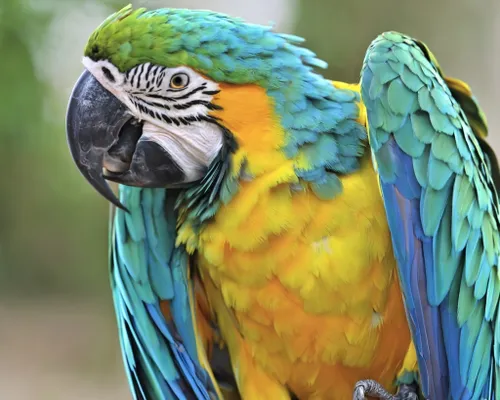
#> input picture Lab5/images/Parrot.jpg, 500 x 400 px
$ jupyter execute Lab5.ipynb   (older library calls are emulated)
#> lines starting #> are read from the running program, lines starting #| are printed output that depends on the picture
## Task 1:

[cell 1]
import cv2
import numpy as np
import matplotlib.pyplot as plt

img = cv2.imread('images/Parrot.jpg')
#> img is the input picture: shape (400, 500, 3); mean B, G, R 106.2, 138.7, 125.1
img = cv2.cvtColor(img, cv2.COLOR_BGR2RGB)

smoothed_img = cv2.blur(img, (7, 7))
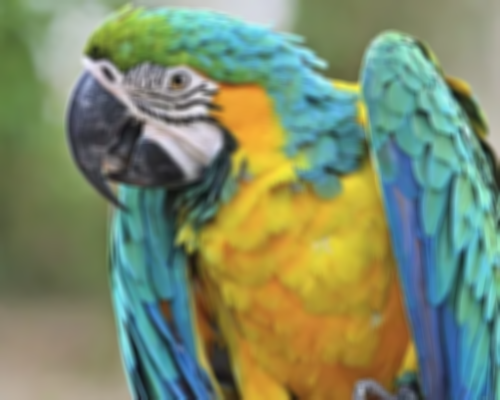
#> smoothed_img: shape (400, 500, 3); mean R, G, B 125.1, 138.7, 106.2

plt.figure(figsize=(12, 6))
plt.subplot(1, 2, 1), plt.imshow(img), plt.title('Original Image'), plt.axis('off')
plt.subplot(1, 2, 2), plt.imshow(smoothed_img), plt.title('7x7 Box Filtered'), plt.axis('off')
plt.show()
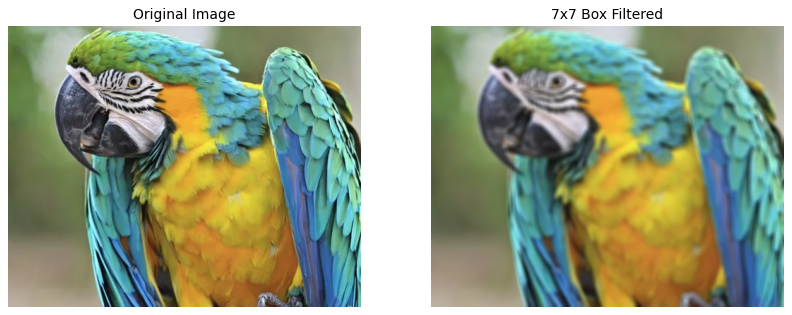
#> figure drawn by matplotlib, 2 panels

## Task 2:

[cell 2]
gaussian_5 = cv2.GaussianBlur(img, (5, 5), 0)
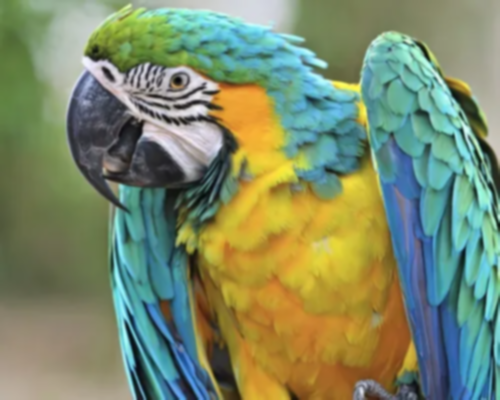
#> gaussian_5: shape (400, 500, 3); mean R, G, B 125.1, 138.7, 106.2

gaussian_21 = cv2.GaussianBlur(img, (21, 21), 0)
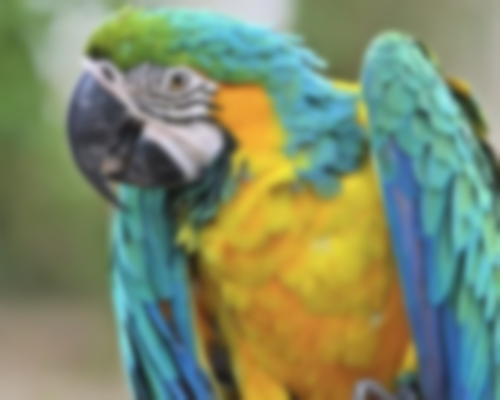
#> gaussian_21: shape (400, 500, 3); mean R, G, B 125.1, 138.7, 106.2

fig, ax = plt.subplots(1, 3, figsize=(18, 6))
ax[0].imshow(img), ax[0].set_title("Original"), ax[0].axis("off")
ax[1].imshow(gaussian_5), ax[1].set_title("5x5 Gaussian"), ax[1].axis("off")
ax[2].imshow(gaussian_21), ax[2].set_title("21x21 Gaussian"), ax[2].axis("off")
plt.show()

## Task 3:

[cell 3]
img_lap = cv2.imread('images/Parrot.jpg')
img_lap = cv2.cvtColor(img_lap, cv2.COLOR_BGR2RGB)

image_float = img_lap.astype(np.float32) / 255.0

laplacian = cv2.Laplacian(image_float, cv2.CV_32F, ksize=3)
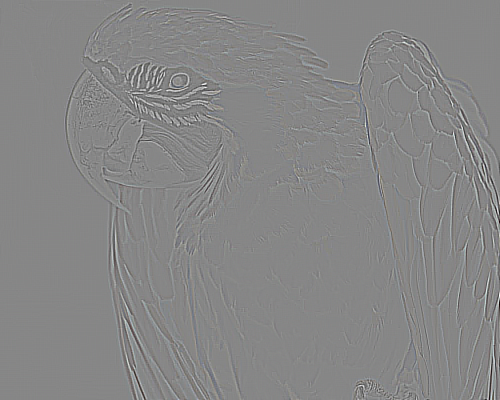
#> laplacian: shape (400, 500, 3) float32; mean R, G, B -0.000207, -0.00021, -0.000229; drawn with min black and max white

sharpened_lap = np.clip(image_float - laplacian, 0, 1)
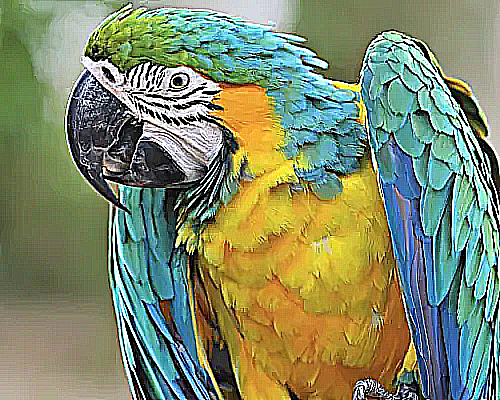
#> sharpened_lap: shape (400, 500, 3) float32; mean R, G, B 0.503, 0.543, 0.418

fig, ax = plt.subplots(1, 3, figsize=(18, 6))
ax[0].imshow(image_float), ax[0].set_title("Original Image"), ax[0].axis("off")
ax[1].imshow(np.clip(laplacian, 0, 1)), ax[1].set_title("Laplacian Edge Map"), ax[1].axis("off")
ax[2].imshow(sharpened_lap), ax[2].set_title("Laplacian Sharpened"), ax[2].axis("off")
plt.show()
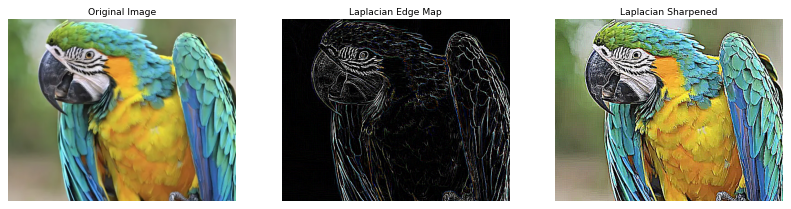
#> figure drawn by matplotlib, 3 panels
